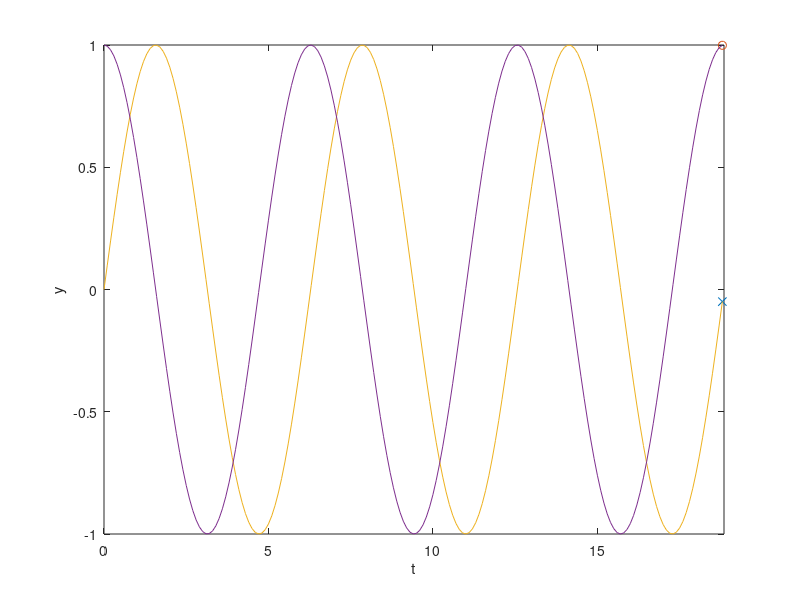

MATLAB code for this plot:
clc;
close all;
t=0:0.1:6*pi;
y=sin(t);
y2=cos(t);

for k=1:length(t)
   plot(t(k),y(k),'x');
   hold on;
   plot(t(k),y2(k),'o');
   plot(t(1:k),y(1:k));
   plot(t(1:k),y2(1:k));
   axis([0 6*pi -1 1]);
   xlabel("t");
   ylabel("y");
   pause(0.1);
   if k~=length(t)
       clf
   end
end
